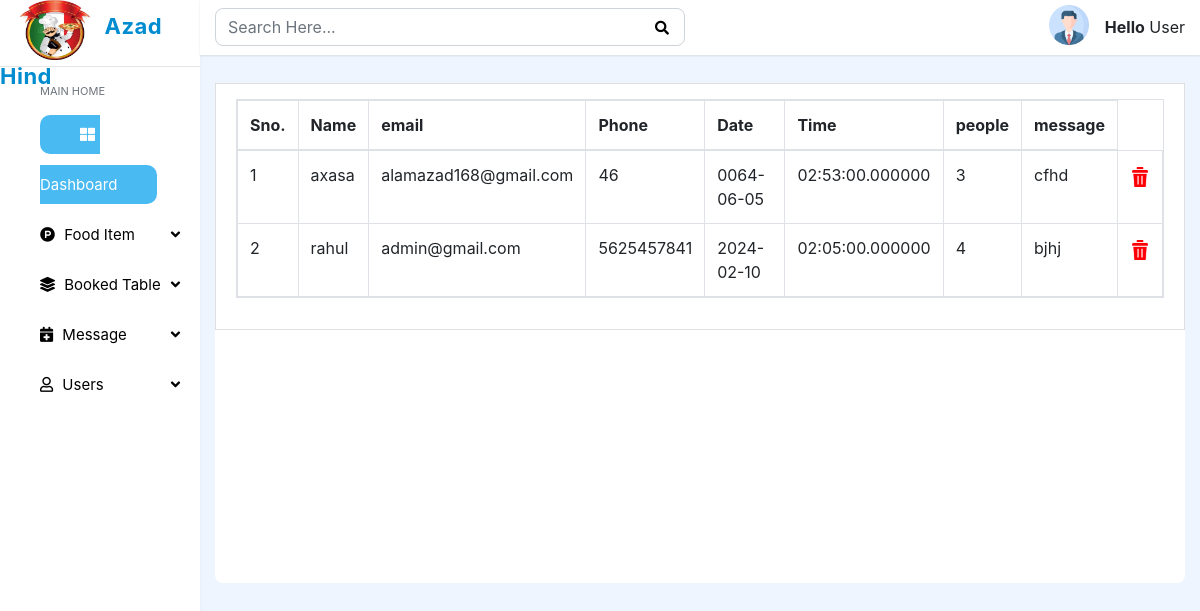
Page /admin/booking.php on the committed database.
### tables this page shows
CREATE TABLE `bookedtable` (
  `id` int(45) NOT NULL,
  `name` varchar(30) NOT NULL,
  `email` varchar(30) NOT NULL,
  `phone` bigint(10) NOT NULL,
  `date` date NOT NULL,
  `time` time(6) NOT NULL,
  `people` int(10) NOT NULL,
  `message` varchar(200) NOT NULL
);

### admin/booking.php (the view, shortened to what this page needs)
<?php
include 'include/header.php';
include 'include/sidebar.php';
include 'include/top-right.php';
?>
<div class="container-fluid">
	<div class="row mt-5 card-area">
		<div class="col-12 m-0 p-0">
            <div class="card">
                <div class="card-body">
                    <table class="table table-bordered table-hover table table-responsive"  id="table_id">
                        <thead>
                            <tr>
                                <th data-priority="1">Sno.</th>
                                <th>Name</th>
                                <th>email</th>
                                <th>Phone</th>
                                <th>Date</th>
                                <th>Time</th>
                                <th>people</th>
                                <th>message</th>
                            </tr>
                        </thead>
                        <tbody>
                        	<?php
                        	include 'sql/config.php';
                        	$sql = "SELECT * FROM bookedtable";
                        	$table = mysqli_query($conn , $sql);
                        	if(mysqli_num_rows($table)>0){
                        		while($row = mysqli_fetch_array($table)){
                        			?>
                        			 <tr>
		                                <td><?php echo $row['id'];?></td>
		                                <td><?php echo $row['name']?></td>
		                                <td><?php echo $row['email'];?></td>
		                                <td><?php echo $row['phone'];?></td>
		                                <td><?php echo $row['date'];?></td>
		                                <td><?php echo $row['time'];?></td>
		                                <td><?php echo $row['people'];?></td>
		                                <td><?php echo $row['message'];?></td>
		                                <td>
		                                	<a href="sql/deletebooking.php?id=<?php echo $row['id'];?>"> <img src="img/delete.png" alt="..." height="20px" width="20px" class="mt-1"></a>
		                                </td>
		                            </tr>
		                            <?php
                        		}
                        	}
                        	?>
                        </tbody>
                    </table>
                </div>
            </div>
        </div>
    </div>
		</div>
<?php
include 'include/footer.php';
?>

### admin/css/style.css (style rules this page uses)
body { margin: 0; padding: 0; overflow-x: hidden; }
.top-right img { float: right; margin-top: -30px; display: inline-block; }
.card-area { height: auto; background-color: #fff; border-radius: 8px; }

### admin/include/header.php (style rules this page uses)
body { background-color: #F1F4F5; }
.card-body { padding: 0rem 1.25rem; }
.card { border-radius: 0px; padding-top: 15px; padding-bottom: 15px; }

### admin/booking.php (style rules this page uses)
.card-area { height: 500px; background-color: #fff; }

### rows in the picture
bookedtable: id "1", name "axasa", email "alamazad168@gmail.com", phone "46", date "0064-06-05", time "02:53:00.000000", people "3", message "cfhd"
bookedtable: id "2", name "rahul", email "admin@gmail.com", phone "5625457841", date "2024-02-10", time "02:05:00.000000", people "4", message "bjhj"
